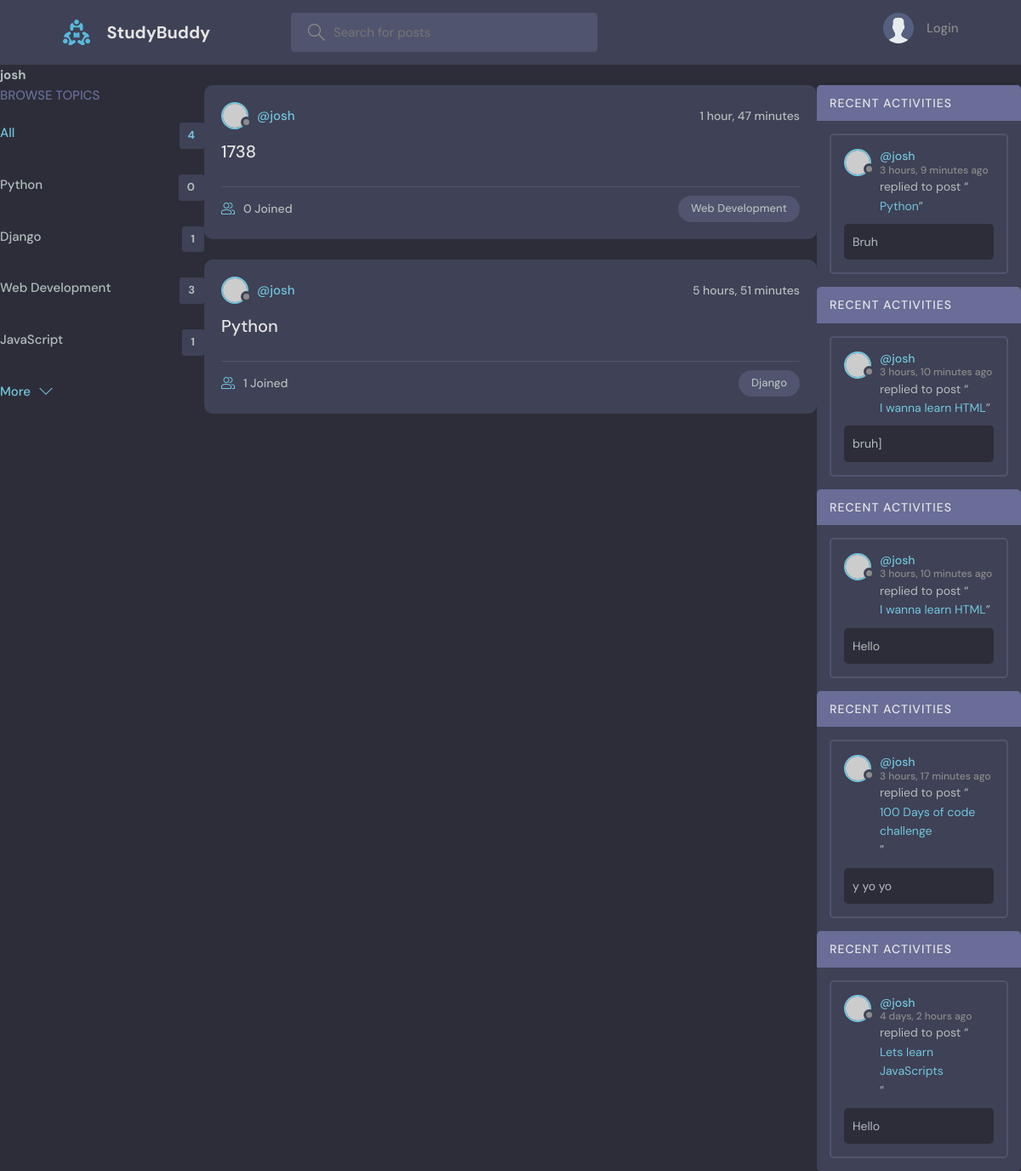
The app's page /profile/2/ with its own data.
### base/models.py (models this page shows, shortened)
class Topic(models.Model):
    name = models.CharField(max_length = 200)

class Room(models.Model):
    host =  models.ForeignKey(User, on_delete = models.SET_NULL, null = True)
    topic = models.ForeignKey(Topic, on_delete = models.SET_NULL, null = True)
    name = models.CharField(max_length=200) #Allows different names
    description = models.TextField(null = True, blank = True) #Blank page for decription
    participants = models.ManyToManyField(User, related_name = 'participants', blank = True )
    updated = models.DateTimeField(auto_now = True) # Shows time
    created = models.DateTimeField(auto_now_add = True) #shows time of creation
    class Meta:
        ordering = ['-updated', '-created']
    def __str__(self):
        return self.name

class Message(models.Model):
    user = models.ForeignKey(User, on_delete = models.CASCADE) #A for Users relationship with Room class that deletes all the childern
    room = models.ForeignKey(Room, on_delete = models.CASCADE) #A for room relationship with Room class that deletes all the childern
    body = models.TextField()
    updated = models.DateTimeField(auto_now = True) # Shows time
    created = models.DateTimeField(auto_now_add = True) #shows time of creation
    class Meta:
        ordering = ['-updated', '-created']

### base/views.py (the view)
# urls.py: path('profile/<str:pk>/', views.userProfile, name = "user-profile"), #Path to user profile
def userProfile(request, pk):
    user = User.objects.get(id =pk)
    rooms = user.room_set.all()
    room_messages = user.message_set.all()
    topics = Topic.objects.all()
    context = {'user' : user, 'rooms' : rooms,  'room_messages' :  room_messages, 'topics' : topics}
    return render(request, 'base/profile.html', context)

### base/templates/base/profile.html (shortened to what this page needs)
{% extends 'main.html' %}
{% block content %}
<h1>{{user.username}}</h1>
<div class = "profile-container">
    <div>
        {% include 'base/topics_component.html' %}
    </div>
    <div>
        {% include 'base/feed_component.html' %}
    </div>
    <div>
        {% include 'base/activity_component.html' %}
    </div>
</div>
{% endblock content %}

### base/templates/base/topics_component.html
<div class="topics">
    <div class="topics__header">
      <h2>Browse Topics</h2>
    </div>
    <ul class="topics__list">
      <li>
        <a href="{% url 'home' %}" class="active">All <span>{{topics.count}}</span></a>
      </li>
      {% for topic in topics %}
      <li>
        <a href="{% url 'home' %}?q={{topic.name}}">{{topic.name}} <span>{{topic.room_set.all.count}}</span></a>
      </li>
      {% endfor %}
    </ul>
    <a class="btn btn--link" href="topics.html">
      More
      <svg version="1.1" xmlns="http://www.w3.org/2000/svg" width="32" height="32" viewBox="0 0 32 32">
        <title>chevron-down</title>
        <path d="M16 21l-13-13h-3l16 16 16-16h-3l-13 13z"></path>
      </svg>
    </a>
  </div>

### base/templates/base/feed_component.html (shortened to what this page needs)
{% for room in rooms%}
<div class="roomListRoom">
    <div class="roomListRoom__header">
      <a href="{% url 'user-profile' room.host.id %}" class="roomListRoom__author">
        <div class="avatar avatar--small">
          <img src="https://randomuser.me/api/portraits/women/11.jpg" />
        </div>
        <span>@{{room.host.username}}</span>
      </a>
      <div class="roomListRoom__actions">
        <span>{{room.created|timesince}}</span>
      </div>
    </div>
    <div class="roomListRoom__content">
      <a href="{% url 'room' room.id %}">{{room.name}}</a>
    </div>
    <div class="roomListRoom__meta">
      <a href="{% url 'room' room.id %}" class="roomListRoom__joined">
        {{room.participants.all.count}} Joined
      </a>
      <p class="roomListRoom__topic">{{room.topic.name}}</p>
    </div>
  </div>
{% endfor %}

### base/templates/base/activity_component.html (shortened to what this page needs)
{% for message in room_messages %}
<div class="activities">
    <div class="activities__header">
      <h2>Recent Activities</h2>
    </div>
    <div class="activities__box">
      <div class="activities__boxHeader roomListRoom__header">
        <a href="{% url 'user-profile' message.user.id %}" class="roomListRoom__author">
          <div class="avatar avatar--small">
            <img src="https://randomuser.me/api/portraits/women/11.jpg" />
          </div>
          <p>
            @{{message.user}}
            <span>{{message.created | timesince}} ago</span>
          </p>
        </a>
      </div>
      <div class="activities__boxContent">
        <p>replied to post “<a href="{% url 'room' message.room.id %}">{{message.room}}</a>”</p>
        <div class="activities__boxRoomContent">
          {{message.body}}
        </div>
      </div>
    </div>
    {% endfor %}
</div>

### static/styles/style.css (style rules this page uses)
:root { --color-main: #71c6dd; --color-main-light: #e1f6fb; --color-dark: #3f4156; --color-dark-medium: #51546e; --color-dark-light: #696d97; --color-light: #e5e5e5; --color-gray: #8b8b8b; --color-light-gray: #b2bdbd; --color-bg: #2d2d39; --color-success: #5dd693; --color-error: #fc4b0b; }
* { font-family: "DM Sans", -apple-system, BlinkMacSystemFont, "Segoe UI", Roboto, Oxygen, Ubuntu, Cantarell, "Open Sans", "Helvetica Neue", sans-serif; margin: 0; padding: 0; box-sizing: border-box; text-rendering: optimizeLegibility; font-size: inherit; }
html { font-size: 56.25%; }
@media only screen and (min-width: 1200px) { html { font-size: 62.5%; } }
body { line-height: 1.6; font-weight: 400; font-size: 1.5rem; color: var(--color-light-gray); background-color: var(--color-bg); min-height: 100vh; }
img { width: 100%; }
a { display: inline-block; color: var(--color-main); text-decoration: none; }
.btn { background-color: transparent; border: none; display: inline-flex; align-items: center; gap: 1rem; cursor: pointer; transition: all ease-in-out 0.3s; padding: 1rem 2rem; border-radius: 5px; box-shadow: 1px 1px 3px 1px rgba(0, 0, 0, 0.15); font-weight: 500; }
.btn--link { border-radius: 0; padding: 0; color: var(--color-main); box-shadow: none; }
.btn > svg { fill: currentColor; width: 1.6rem; height: 1.6rem; }
.avatar { position: relative; display: inline-block; border-radius: 50%; border: 2px solid var(--color-main); }
.avatar img { display: block; border-radius: 50%; object-fit: cover; object-position: center; }
.avatar::after { content: ""; display: block; position: absolute; background-color: var(--color-gray); z-index: 111; border-radius: 50%; border: 0.3rem solid var(--color-dark); }
.avatar.avatar--small img { width: 2.8rem; height: 2.8rem; }
.avatar.avatar--small:after { width: 0.7rem; height: 0.7rem; bottom: 0px; right: -6px; }
.topics__header { margin-bottom: 2rem; }
.topics__header h2 { text-transform: uppercase; font-weight: 500; color: var(--color-dark-light); }
.topics__list { list-style: none; }
.topics__list li a { display: flex; justify-content: space-between; margin-bottom: 3rem; font-weight: 500; color: var(--color-light-gray); transition: all 0.3s ease-in-out; }
.topics__list li a.active, .topics__list li a:hover { color: var(--color-main); }
.topics__list li a span { padding: 0.5rem 1rem; background-color: var(--color-dark); border-radius: 3px; font-size: 1.3rem; font-weight: 700; letter-spacing: 1px; }
.roomListRoom { margin-bottom: 2.4rem; background-color: var(--color-dark); border-radius: 1rem; padding: 2rem; }
.roomListRoom__header { display: flex; justify-content: space-between; align-items: center; }
.roomListRoom__author { font-weight: 500; display: flex; align-items: center; gap: 1rem; }
.roomListRoom__actions { display: flex; align-items: flex-start; gap: 1rem; position: relative; }
.roomListRoom__actions span { font-size: 1.4rem; font-weight: 500; }
.roomListRoom__content { margin: 1rem 0; }
.roomListRoom__content a { font-size: 2rem; font-weight: 500; margin-bottom: 1.5rem; color: var(--color-light); transition: all 0.3s ease-in-out; }
.roomListRoom__meta { border-top: 1px solid var(--color-dark-medium); padding-top: 1rem; display: flex; align-items: center; justify-content: space-between; }
.roomListRoom__joined { color: var(--color-light-gray); display: flex; align-items: center; gap: 1rem; font-size: 1.4rem; font-weight: 500; }
.roomListRoom__joined svg { fill: var(--color-main); width: 1.6rem; height: 1.6rem; }
.roomListRoom__topic { padding: 5px 1.5rem; background-color: var(--color-dark-medium); border-radius: 5rem; font-weight: 500; font-size: 1.3rem; }
.activities { background: var(--color-dark); border-radius: 5px; overflow: hidden; }
.activities__header h2 { background-color: var(--color-dark-light); text-transform: uppercase; font-weight: 500; padding: 1rem 1.5rem; color: var(--color-light); letter-spacing: 1px; font-size: 1.4rem; }
.activities__box { margin: 1.5rem; padding: 1.5rem; border: 2px solid var(--color-dark-medium); border-radius: 5px; }
.activities__boxHeader p { font-size: 1.4rem; line-height: 1.3; }
.activities__boxHeader p span { color: var(--color-gray); font-size: 1.2rem; display: block; }
.activities__boxContent { margin-left: 4.2rem; }
.activities__boxContent { font-size: 1.4rem; }
.activities__boxRoomContent { background: var(--color-bg); padding: 1rem; border-radius: 5px; margin-top: 1rem; margin-left: -4.2rem; }

### records on screen
Topic: name "Python", room_set.all.count "0"
Topic: name "Django", room_set.all.count "1"
Topic: name "Web Development", room_set.all.count "3"
Topic: name "JavaScript", room_set.all.count "1"
Room: host.username "josh", created "1 hour, 47 minutes", name "1738", participants.all.count "0", topic.name "Web Development"
Room: host.username "josh", created "5 hours, 51 minutes", name "Python", participants.all.count "1", topic.name "Django"
Message: user "josh", created "3 hours, 9 minutes", room "Python", body "Bruh"
Message: user "josh", created "3 hours, 10 minutes", room "I wanna learn HTML", body "bruh]"
Message: user "josh", created "3 hours, 10 minutes", room "I wanna learn HTML", body "Hello"
Message: user "josh", created "3 hours, 17 minutes", room "100 Days of code challenge", body "y yo yo"
Message: user "josh", created "4 days, 2 hours", room "Lets learn JavaScripts", body "Hello"

### other values on screen
{{ user.username }} "josh"
{{ topics.count }} "4"
